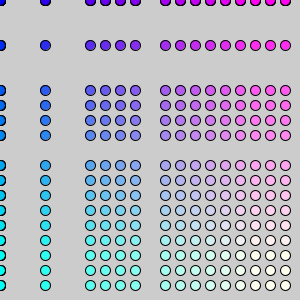
Frame 1 (no input)
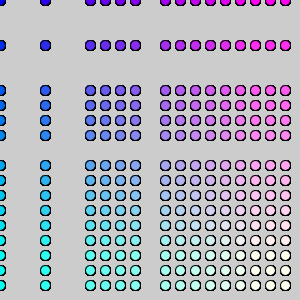
Frame 60 (the mouse pressed at the canvas centre just before this capture)
Frame 120 (the mouse held since frame 60 and released just before this capture): identical to frame 60, image omitted

The Processing sketch that drew these frames (run headless with seeded random() and noise(); from frame 60 on, the mouse is pressed at the canvas centre):

// Processing sketch: sketch_01_modulo
// ── sketch_01_modulo.pde
// Global vars
float[] pos_x;
float[] pos_y;

void setup() {
 size(300, 300); 
 
 // Init arrays
 pos_x = new float[20];
 pos_y = new float[20];
 
 for (int i = 1; i < pos_x.length+1; i++) {
   for (int j = 1; j < pos_y.length+1; j++) {
     if (pos_x.length%i != 0) {
       pos_x[i] = i*15;
     }
     if (pos_y.length%j != 0) {
       pos_y[j] = j*15;
     }
    } 
  }
}

void draw() {
  // Drawing with the array values
  for (int i = 0; i < pos_x.length; i++) {
    for (int j = 0; j < pos_y.length; j++) {
      fill(pos_x[i], pos_y[j], 240);
      ellipse(pos_x[i], pos_y[j], 10, 10);
    }
  }
}
